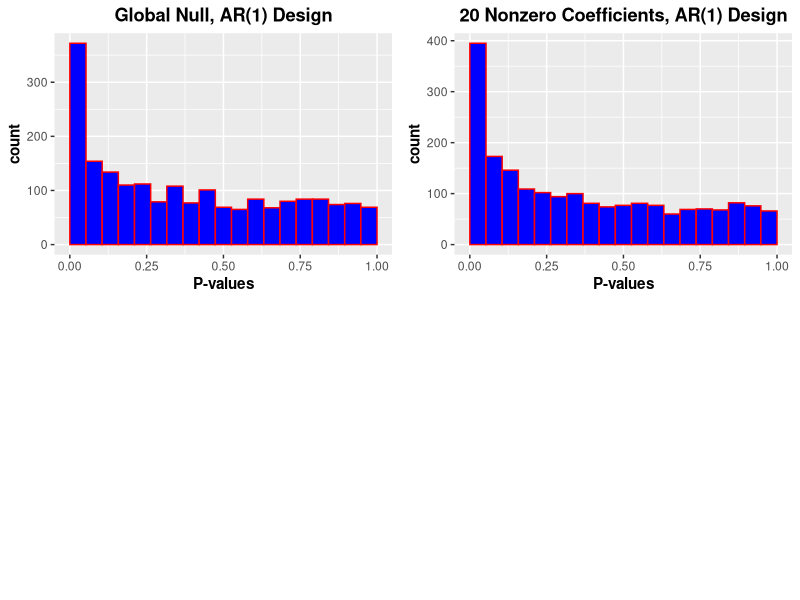

R code for this plot:
## ---- chunk 1
knitr::opts_chunk$set(
  echo = TRUE,
  warning = FALSE, 
  message = FALSE, 
  fig.width = 5, 
  fig.height = 4, 
  out.width = "50%", 
  fig.align = "center"
)
## ---- chunk 2
library(ggplot2)
library(tibble)
library(cowplot)

set.seed(101)

n <- 500
p <- 200
n_sim <- 10  # TODO: make this 10000

# Generate X as a single AR(1) time-series of size p
generate_AR1 <- function(n, p) {
  X <- replicate(p, arima.sim(n=n, list(0.5)))
  return(X)
}

# Function to generate responses for a given X
generate_responses <- function(n, p, prob = NULL) {
  X <- generate_AR1(n=n, p=p)
  if (is.null(prob)) {
    prob <- plogis(0.08 * sum(X[2:22]))
  }
  Y <- rbinom(n, 1, prob)
  
  fit <- glm(Y ~ X, family = binomial(link="logit"))
  
  p_values <- summary(fit)$coef[, "Pr(>|z|)"][-1]
  return(p_values)
}

# Combine the lists into a single tibble
df_plot <- tibble(
  p_values_1 = c(replicate(n_sim, generate_responses(n=n, p=p, prob=0.5))),
  p_values_2 = c(replicate(n_sim, generate_responses(n=n, p=p)))
)
## ---- chunk 3
# Create histograms for each set of p-values
histogram_1 <- ggplot(df_plot, aes(x=p_values_1)) + 
  geom_histogram(color="red", fill="blue", bins=20, boundary=0) +
  labs(x="P-values", y="count", title="Global Null, AR(1) Design") +
  theme(plot.title = element_text(hjust = 0.5, face="bold"),
        axis.title = element_text(face="bold")) +
  scale_x_continuous(limits = c(0, 1))

histogram_2 <- ggplot(df_plot, aes(x=p_values_2)) + 
  geom_histogram(color="red", fill="blue", bins=20, boundary=0) +
  labs(x="P-values", y="count", title="20 Nonzero Coefficients, AR(1) Design") +
  theme(plot.title = element_text(hjust = 0.5, face="bold"),
        axis.title = element_text(face="bold")) +
  scale_x_continuous(limits = c(0, 1))

# Arrange the plots side by side
combined_plots <- plot_grid(histogram_1, histogram_2, ncol=2, shareY=TRUE)

# Display the combined plots
print(combined_plots)
